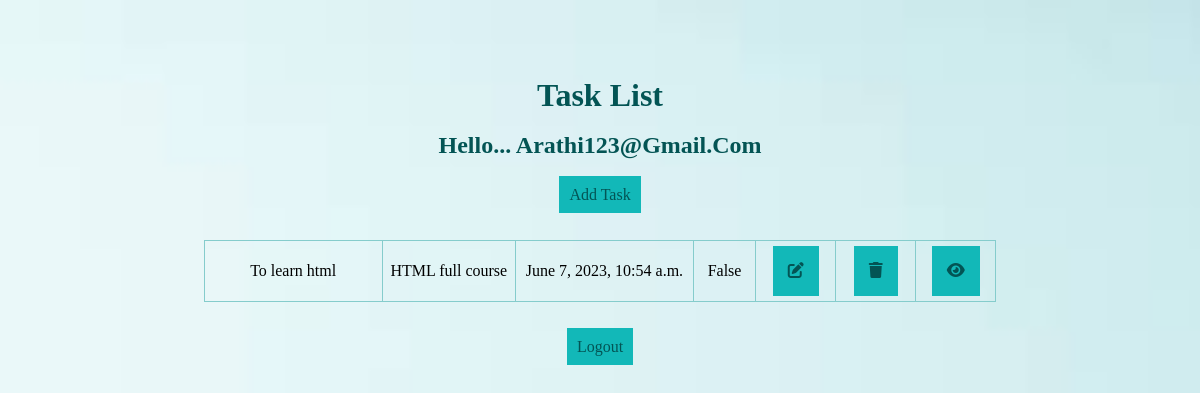
/tasklist/ (signed in), run on an earlier commit of the app's database.
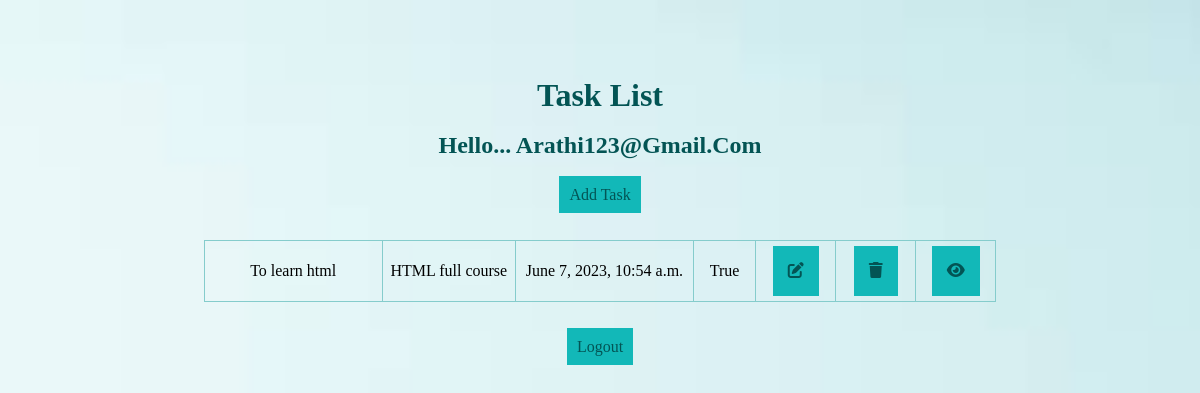
And on a later commit of the database.
### todos/models.py (models this page shows, shortened)
class Task(models.Model):
    user = models.ForeignKey(User, on_delete=models.CASCADE, null=True, blank=True)
    title = models.CharField(max_length=150, null=True, blank=True)
    description = models.TextField(default='')
    completed = models.BooleanField(default=False)
    created = models.DateTimeField(auto_now_add=True)

### todos/views.py (the view)
# urls.py: path('tasklist/', TaskList.as_view(), name='task'),
class TaskList(LoginRequiredMixin, ListView):
    model = Task
    context_object_name = 'task'
    template_name = 'list.html'
    def get_context_data(self, **kwargs):
        context = super().get_context_data(**kwargs)
        context['task'] = context['task'].filter(user=self.request.user)
        context['count'] = context['task'].filter(completed=False).count()
        return context

### templates/list.html (shortened to what this page needs)
{% load static %}
<!DOCTYPE html>
<html lang="en">
<head>
    <link rel="stylesheet" href="https://cdnjs.cloudflare.com/ajax/libs/font-awesome/6.2.1/css/all.min.css" />
    <link rel="stylesheet" href="{% static 'liststyle.css' %}">
</head>
<body>
    <h1>Task List</h1>
    <div class="header-box">
        <h2>Hello... {{user.username | title}}</h2>
        <a  href="{% url 'task-create' %}" class="button">Add Task</a>
        <div class="task-items-wrapper">
<table class="center">
                {% for tasks in task %}
    <tr>
        <td style="width:20%; height:50px;">{{tasks.title}}</td>
        <td style="width:15%; height:50px;">{{tasks.description}}</td>
        <td style="width:20%; height:50px;">{{tasks.created}}</td>
        <td style="width:7%; height:50px;">{{tasks.completed}}</td>
                    <td style="width:9%; height:10px;"><a href="{% url 'task-update' tasks.id %}"><i class="fa fa-edit"></i></a></td>
                    <td style="width:9%; height:10px;"><a href="{% url 'task-delete' tasks.id %}"><i class="fa fa-trash"></i></a></td>
                    <td style="width:9%; height:10px;"><a href="{% url 'task-details' tasks.id %}"><i class="fa fa-eye"></i></a></td>
            </tr>
            {% endfor %}
</table>
        {% if request.user.is_authenticated %}
        <a href="{% url 'logout' %}"class="button">Logout</a>
        {% else %}
        <a href="{% url 'login' %}"class="button">Login</a>
        {% endif %}
 </div>
    </div>
</body>
</html>

What changed in the data, as far as the page shows it:
changed Task "To learn html": completed "False" → "True"
